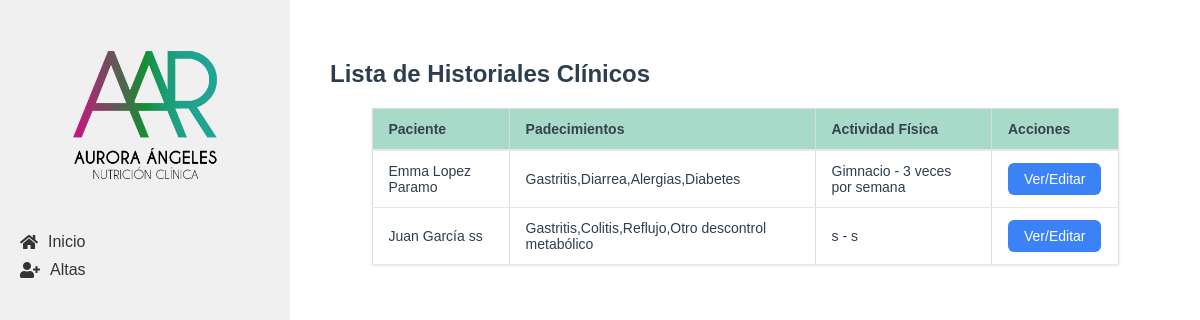
Before: /historial-clinico with the older database file.
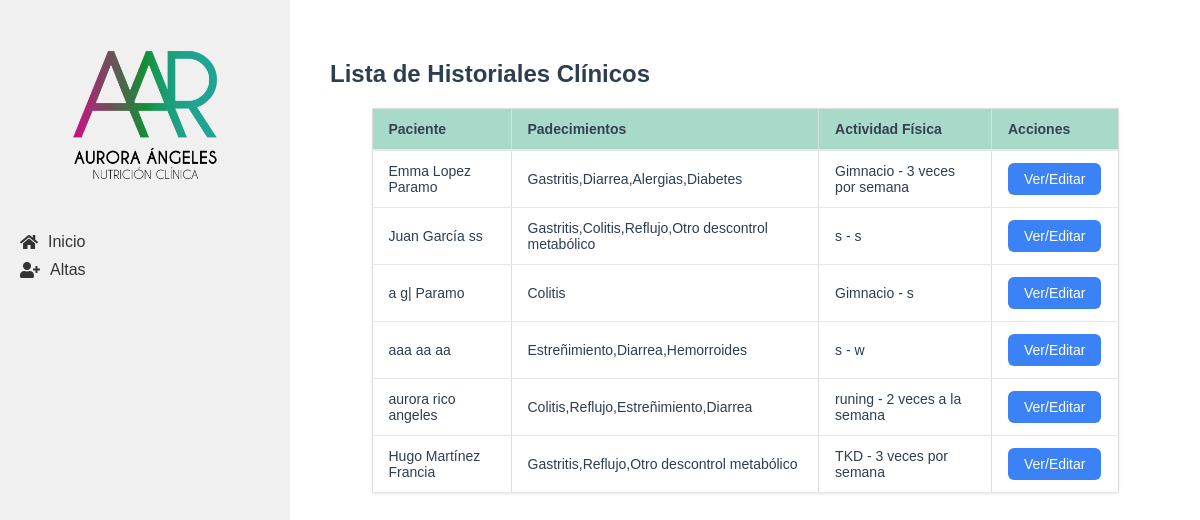
After: the same page with the newer database file.
### tables this page shows
CREATE TABLE historial_clinico (
    id INTEGER PRIMARY KEY AUTOINCREMENT,
    paciente_id INTEGER NOT NULL,
    cirugias TEXT,
    padecimientos TEXT,
    medicamentos TEXT,
    suplementos TEXT,
    enfermedades_previas TEXT,
    enfermedades_actuales TEXT,
    tipo_actividad_fisica TEXT,
    frecuencia_actividad_fisica TEXT,
    tiempo_actividad_fisica TEXT,
    numero_comidas_diarias INTEGER,
    alimentos_normales TEXT,
    alimentos_no_gustados TEXT,
    FOREIGN KEY (paciente_id) REFERENCES pacientes (id)
);

CREATE TABLE "pacientes" (
    id INTEGER PRIMARY KEY AUTOINCREMENT,
    nombre TEXT NOT NULL,
    apellido_paterno TEXT NOT NULL,
    apellido_materno TEXT NOT NULL,
    fecha_nacimiento TEXT NOT NULL,
    telefono TEXT,
    correo TEXT UNIQUE NOT NULL,
    ciudad TEXT NOT NULL, `status` TEXT,
    fecha_registro TIMESTAMP DEFAULT CURRENT_TIMESTAMP
);

### app/controllers/historial_clinico.py (the view)
@historial_clinico.route('/historial-clinico')
def lista_historiales():
    historiales = HistorialClinico.obtener_todos()
    return render_template('lista_historiales.html', historiales=historiales)

### app/db.py (called while the page is built)
def get_db():
    if 'db' not in g:
        g.db = sqlite3.connect(
            'pacientes.db',
            detect_types=sqlite3.PARSE_DECLTYPES
        )
        g.db.row_factory = sqlite3.Row
    return g.db

def query_db(query, args=(), one=False):
    cur = get_db().execute(query, args)
    rv = cur.fetchall()
    cur.close()
    return (rv[0] if rv else None) if one else rv

### app/models/historial_clinico.py (called while the page is built)
    @staticmethod
    def obtener_todos():
        return query_db('''
            SELECT h.*, p.nombre, p.apellido_paterno, p.apellido_materno
            FROM historial_clinico h
            JOIN pacientes p ON h.paciente_id = p.id
        ''')

### app/templates/lista_historiales.html (shortened to what this page needs)
{% extends "base.html" %}
{% block content %}
<div class="valoracion-container">
    <h2>Lista de Historiales Clínicos</h2>
    <table class="table">
        <thead>
            <tr>
                <th class="table__header">Paciente</th>
                <th class="table__header">Padecimientos</th>
                <th class="table__header">Actividad Física</th>
                <th class="table__header">Acciones</th>
            </tr>
        </thead>
        <tbody>
            {% for historial in historiales %}
            <tr>
                <td class="table__cell">{{ historial['nombre'] }} {{ historial['apellido_paterno'] }} {{ historial['apellido_materno'] }}</td>
                <td class="table__cell">{{ historial['padecimientos'] }}</td>
                <td class="table__cell">{{ historial['tipo_actividad_fisica'] }} - {{ historial['frecuencia_actividad_fisica'] }}</td>
                <td class="table__cell">
                    <a href="{{ url_for('historial_clinico.ver_crear_historial', paciente_id=historial['paciente_id']) }}" class="action-button">Ver/Editar</a>
                </td>
            </tr>
            {% endfor %}
        </tbody>
    </table>
</div>
{% endblock %}

Changed rows visible on the page:
added historial_clinico: nombre "a", apellido_paterno "g|", apellido_materno "Paramo", padecimientos "Colitis", tipo_actividad_fisica "Gimnacio", frecuencia_actividad_fisica "s"
added historial_clinico: nombre "aaa", apellido_paterno "aa", apellido_materno "aa", padecimientos "Estreñimiento,Diarrea,Hemorroides", tipo_actividad_fisica "s", frecuencia_actividad_fisica "w"
added historial_clinico: nombre "aurora", apellido_paterno "rico", apellido_materno "angeles", padecimientos "Colitis,Reflujo,Estreñimiento,Diarrea", tipo_actividad_fisica "runing", frecuencia_actividad_fisica "2 veces a la semana"
added historial_clinico: nombre "Hugo", apellido_paterno "Martínez", apellido_materno "Francia", padecimientos "Gastritis,Reflujo,Otro descontrol metabólico", tipo_actividad_fisica "TKD", frecuencia_actividad_fisica "3 veces por semana"
